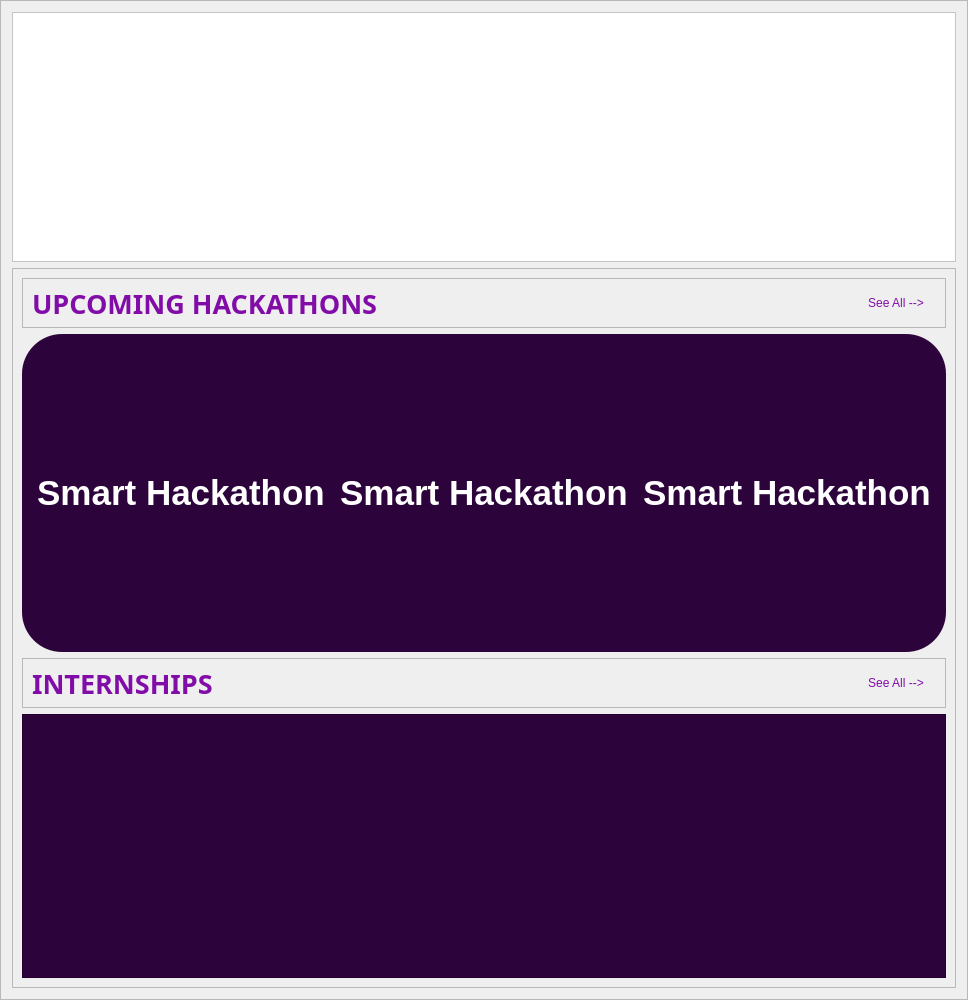
         <widget class="QFrame" name="frame_2">
          <property name="minimumSize">
           <size>
            <width>0</width>
            <height>1000</height>
           </size>
          </property>
          <property name="frameShape">
           <enum>QFrame::StyledPanel</enum>
          </property>
          <property name="frameShadow">
           <enum>QFrame::Raised</enum>
          </property>
          <layout class="QVBoxLayout" name="verticalLayout_2">
           <item>
            <widget class="QFrame" name="poster_area">
             <property name="maximumSize">
              <size>
               <width>16777215</width>
               <height>250</height>
              </size>
             </property>
             <property name="styleSheet">
              <string notr="true">background-color: rgb(255, 255, 255);
</string>
             </property>
             <property name="frameShape">
              <enum>QFrame::StyledPanel</enum>
             </property>
             <property name="frameShadow">
              <enum>QFrame::Raised</enum>
             </property>
            </widget>
           </item>
           <item>
            <widget class="QFrame" name="Hackathons_and_Internship_area">
             <property name="frameShape">
              <enum>QFrame::StyledPanel</enum>
             </property>
             <property name="frameShadow">
              <enum>QFrame::Raised</enum>
             </property>
             <layout class="QVBoxLayout" name="verticalLayout_3">
              <item>
               <widget class="QFrame" name="Upcoming_hackathons_heading_area">
                <property name="maximumSize">
                 <size>
                  <width>16777215</width>
                  <height>50</height>
                 </size>
                </property>
                <property name="frameShape">
                 <enum>QFrame::StyledPanel</enum>
                </property>
                <property name="frameShadow">
                 <enum>QFrame::Raised</enum>
                </property>
                <layout class="QHBoxLayout" name="horizontalLayout_3">
                 <item>
                  <widget class="QLabel" name="Upcoming_hackathons">
                   <property name="maximumSize">
                    <size>
                     <width>16777215</width>
                     <height>100</height>
                    </size>
                   </property>
                   <property name="font">
                    <font>
                     <family>Leelawadee</family>
                     <pointsize>20</pointsize>
                     <bold>true</bold>
                    </font>
                   </property>
                   <property name="styleSheet">
                    <string notr="true">color: rgb(129, 12, 168);</string>
                   </property>
                   <property name="text">
                    <string>UPCOMING HACKATHONS</string>
                   </property>
                  </widget>
                 </item>
                 <item alignment="Qt::AlignRight">
                  <widget class="QPushButton" name="See_All_1">
                   <property name="cursor">
                    <cursorShape>PointingHandCursor</cursorShape>
                   </property>
                   <property name="styleSheet">
                    <string notr="true">QPushButton{
color: rgb(129, 12, 168);
}

QPushButton:hover{
	color: rgb(255, 0, 0);
}</string>
                   </property>
                   <property name="text">
                    <string>See All --&gt;</string>
                   </property>
                   <property name="flat">
                    <bool>true</bool>
                   </property>
                  </widget>
                 </item>
                </layout>
               </widget>
              </item>
              <item>
               <widget class="QFrame" name="Hackathons_holder_area">
                <property name="styleSheet">
                 <string notr="true">background-color: rgb(45, 3, 59);
border-radius:40px;</string>
                </property>
                <property name="frameShape">
                 <enum>QFrame::StyledPanel</enum>
                </property>
                <property name="frameShadow">
                 <enum>QFrame::Raised</enum>
                </property>
                <layout class="QHBoxLayout" name="horizontalLayout_16">
                 <property name="spacing">
                  <number>15</number>
                 </property>
                 <property name="leftMargin">
                  <number>15</number>
                 </property>
                 <property name="topMargin">
                  <number>9</number>
                 </property>
                 <property name="rightMargin">
                  <number>15</number>
                 </property>
                 <item>
                  <widget class="QPushButton" name="pushButton">
                   <property name="minimumSize">
                    <size>
                     <width>0</width>
                     <height>300</height>
                    </size>
                   </property>
                   <property name="font">
                    <font>
                     <family>Leelawadee UI</family>
                     <pointsize>26</pointsize>
                     <bold>true</bold>
                    </font>
                   </property>
                   <property name="cursor">
                    <cursorShape>PointingHandCursor</cursorShape>
                   </property>
                   <property name="styleSheet">
                    <string notr="true">QPushButton{
color: rgb(255, 255, 255);
border-radius:50px;
background-image: url(:/images/media/image1.png);
}

QPushButton:hover{
	background-image: url(:/images/media/image11.png);
}</string>
                   </property>
                   <property name="text">
                    <string>Smart Hackathon</string>
                   </property>
                  </widget>
                 </item>
                 <item>
                  <widget class="QPushButton" name="pushButton_2">
                   <property name="minimumSize">
                    <size>
                     <width>0</width>
                     <height>300</height>
                    </size>
                   </property>
                   <property name="font">
                    <font>
                     <family>Leelawadee UI</family>
                     <pointsize>26</pointsize>
                     <bold>true</bold>
                    </font>
                   </property>
                   <property name="cursor">
                    <cursorShape>PointingHandCursor</cursorShape>
                   </property>
                   <property name="styleSheet">
                    <string notr="true">QPushButton{
color: rgb(255, 255, 255);
background-image: url(:/images/media/image2.png);
border-radius:50px;
}

QPushButton:hover{
	background-image: url(:/images/media/image21.png);
}</string>
                   </property>
                   <property name="text">
                    <string>Smart Hackathon</string>
                   </property>
                  </widget>
                 </item>
                 <item>
                  <widget class="QPushButton" name="pushButton_3">
                   <property name="minimumSize">
                    <size>
                     <width>0</width>
                     <height>300</height>
                    </size>
                   </property>
                   <property name="font">
                    <font>
                     <family>Leelawadee UI</family>
                     <pointsize>26</pointsize>
                     <bold>true</bold>
                    </font>
                   </property>
                   <property name="cursor">
                    <cursorShape>PointingHandCursor</cursorShape>
                   </property>
                   <property name="styleSheet">
                    <string notr="true">QPushButton{
color: rgb(255, 255, 255);
border-radius:50px;
background-image: url(:/images/media/image3.png);
}

QPushButton:hover{
	background-image: url(:/images/media/image31.png);
}</string>
                   </property>
                   <property name="text">
                    <string>Smart Hackathon</string>
                   </property>
                  </widget>
                 </item>
                </layout>
               </widget>
              </item>
              <item>
               <widget class="QFrame" name="Internship_heading_area">
                <property name="maximumSize">
                 <size>
                  <width>16777215</width>
                  <height>50</height>
                 </size>
                </property>
                <property name="frameShape">
                 <enum>QFrame::StyledPanel</enum>
                </property>
                <property name="frameShadow">
                 <enum>QFrame::Raised</enum>
                </property>
                <layout class="QHBoxLayout" name="horizontalLayout_2">
                 <item>
                  <widget class="QLabel" name="Internships">
                   <property name="font">
                    <font>
                     <family>Leelawadee</family>
                     <pointsize>20</pointsize>
                     <bold>true</bold>
                    </font>
                   </property>
                   <property name="styleSheet">
                    <string notr="true">color: rgb(129, 12, 168);</string>
                   </property>
                   <property name="text">
                    <string>INTERNSHIPS</string>
                   </property>
                  </widget>
                 </item>
                 <item alignment="Qt::AlignRight">
                  <widget class="QPushButton" name="See_All_2">
                   <property name="cursor">
                    <cursorShape>PointingHandCursor</cursorShape>
                   </property>
                   <property name="styleSheet">
                    <string notr="true">QPushButton{
color: rgb(129, 12, 168);
}

QPushButton:hover{
	color: rgb(255, 0, 0);
}</string>
                   </property>
                   <property name="text">
                    <string>See All --&gt;</string>
                   </property>
                   <property name="flat">
                    <bool>true</bool>
                   </property>
                  </widget>
                 </item>
                </layout>
               </widget>
              </item>
              <item>
               <widget class="QFrame" name="frame_12">
                <property name="styleSheet">
                 <string notr="true">background-color: rgb(45, 3, 59);</string>
                </property>
                <property name="frameShape">
                 <enum>QFrame::StyledPanel</enum>
                </property>
                <property name="frameShadow">
                 <enum>QFrame::Raised</enum>
                </property>
               </widget>
              </item>
             </layout>
            </widget>
           </item>
          </layout>
         </widget>
